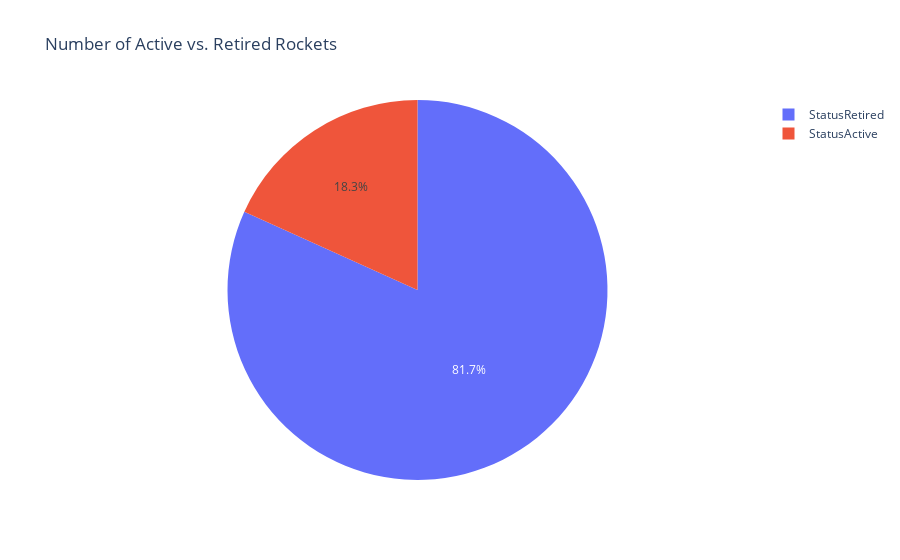

The code cell stored with this chart in its notebook:
### Code cell
figure = px.pie(df_data, df_data["Rocket_Status"], title="Number of Active vs. Retired Rockets")

figure.show()

### Figure 1 — Plotly figure (JSON) as saved in the notebook; plotly's stock layout.template omitted (floating-point values rounded to 4 significant figures; data arrays with more than 128 entries replaced by an {"elided": "..."} marker saying what was removed)
{"data": [{"domain": {"x": [0, 1], "y": [0, 1]}, "hovertemplate": "Rocket_Status=%{label}<extra></extra>", "labels": {"elided": "4323 str values"}, "legendgroup": "", "name": "", "showlegend": true, "type": "pie"}], "layout": {"legend": {"tracegroupgap": 0}, "title": {"text": "Number of Active vs. Retired Rockets"}}}
